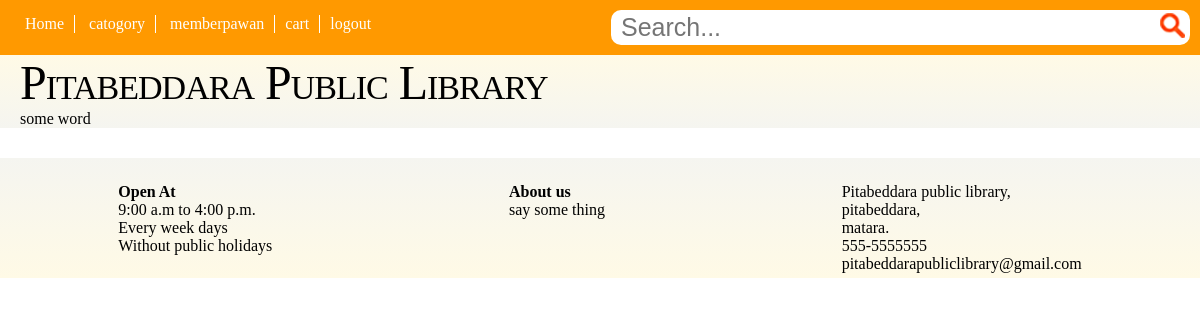
The page /php/cart.php (signed in) on the database as committed earlier.
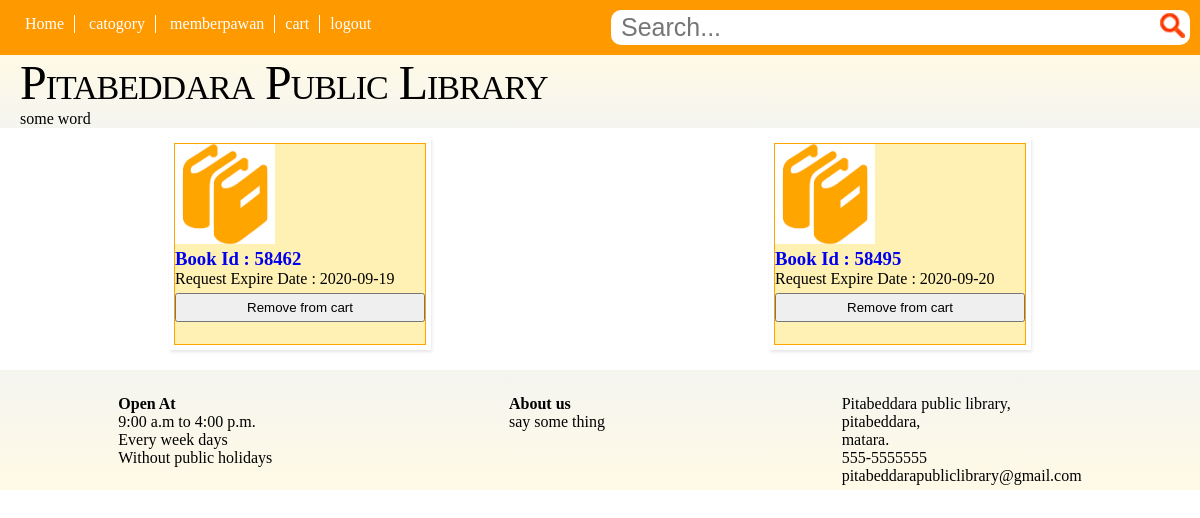
The same page on the database as committed later.
### tables this page shows
CREATE TABLE IF NOT EXISTS `cart` (
  `book_id` varchar(5) NOT NULL,
  `member_id` varchar(7) NOT NULL,
  `due_date` date NOT NULL,
  PRIMARY KEY (`book_id`)
);

### php/cart.php (the view, shortened to what this page needs)
<?php require_once('../connection/tempconn.php'); ?>
<?php
	$user_id='';
	$display='';
	if (isset($_SESSION['id'])) {
		$user_id=$_SESSION['id'];
	}else{
		header('loging.php?page=cart');
	}
	$get="SELECT book_id,member_id,due_date from cart where member_id='{$user_id}'";
	$get_result=mysqli_query($member2_conn,$get);
	$display.='<div class="container">';
		while($detail=mysqli_fetch_assoc($get_result)){
			$display.='<div class="card">';
				$display.='<div class="cart">';
					$display.='<div class="content1">';
						$id=$detail['book_id'];
						$display.='<a href="book_profile.php?id='.$id.'">';
						$display.='<img src="../img/profile_book.png">';
					    $display.='<h3><b>Book Id : '.$id.'</b></h3></a>';
					    $display.='<p>Request Expire Date : '.$detail['due_date'].'</p>';
					    $display.='<form action="cart.php" method="post">';
					    	$display.='<button class="logadd" type="submit" name="remove" style="padding:5px;" onclick="return confirm(\'are you sure do you want to remove\');">Remove from cart</button>';
					    	$display.='<input type="hidden" name="id" <?php echo value="'.$id.'";?>';
					    $display.='</form>';
			   		$display.='</div>';
				$display.='</div>';
			$display.='</div>';
		}
	$display.='</div>';
?>
<!DOCTYPE html>
<html lang="en">
<head>
	<link rel="stylesheet" type="text/css" href="css/main.css">
</head>
<body>
	<div>
		<?php require_once('header.php'); ?>
		<?php require_once('banner.php'); ?>
	</div>
	<?php echo $display; ?>
	<div class="includeone">
		<?php require_once('footer.php') ?>
	</div>
</body>
</html>

Rows that differ between the two databases and show on the page:
added cart: book_id "58462", due_date "2020-09-19"
added cart: book_id "58495", due_date "2020-09-20"
